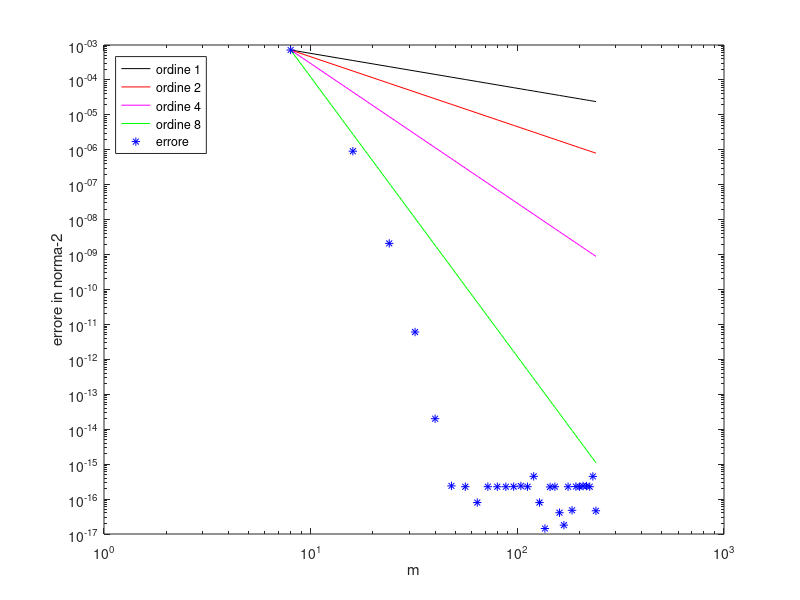

The MATLAB script that drew this image:
%
% equazione
% -u''(x)+u(x) = g(x), -pi <= x < pi
% u(a) = u(b)
% u'(a)=u'(b)
%
close all
clear all
mrif = 256;
m = mrif;
a = -pi;
b = pi;
x = linspace (a, b, m + 1)';
% Butto via l'ultimo punto di "quadratura" (Escluso da ogni calcolo)
x = x(1:m);
g = @(x) 1./(sin (x) + 2);
ghat = fftshift (fft (g(x))) * sqrt (b - a) / m;
%                              aggiungiamo noi l'intervallo
lambda = 1i * 2 * pi * (-m/2:m/2-1)' / (b - a);
% Usare 1i per non sovrascrivere
utilde = ghat./(1-lambda.^2);
u = ifft (ifftshift (utilde)) * m / sqrt(b - a);
% Nota: se mi fossi dimenticato m/sqrt sia sopra che sotto non cambiava niente: l'intervallo di def
% per la valutazione della funzione non importava
% Invece per l'analisi dei coefficienti bisogna ricordarselo, anche per Id di Parseval
% Funzione u già calcolata nei nodi di quadratura
uhatrif = utilde;
% Calcolo dell'ordine
urif = u;
plot(x,u,'*')
pause
%Nota che u(1) =\ u(end): lo avevamo tolto prima
% Possiamo rimetterlo se volessimo
mrange = [8:8:mrif-16];
counter = 0;
for m = mrange
  counter = counter+1;
  x = linspace (a, b, m + 1)';
  x = x(1:m);
  ghat = fftshift (fft (g(x))) * sqrt (b - a) / m;
  lambda = 1i * 2 * pi * (-m/2:m/2-1)' / (b - a);
  utilde = ghat ./ (1 - lambda .^ 2);
  u = ifft (ifftshift (utilde)) * m / sqrt (b - a);
% Corrispondenza fra i coefficienti: devo confrontare i centrati (freq neg e freq positive)
  utilde = [zeros((mrif - m) / 2, 1); utilde; zeros((mrif - m) / 2, 1)];
% Parseval: norma due della differenza dei coefficienti
  errore(counter) = norm (uhatrif-utilde);
end
% Mostriamo la convergenza spettrale: vediamo che converge più velocemente
% di ogni ordine
% con 48 punti raggiungo la precisione di macchina!
% Perciò il problema avrà più derivate periodiche 
loglog(mrange, errore(1) * (mrange / mrange(1)) .^ (-1),'k',...
mrange,errore(1) * (mrange / mrange(1)) .^ (-2),'r',...
mrange,errore(1) * (mrange / mrange(1)) .^ (-4),'m',...
mrange,errore(1) * (mrange / mrange(1)) .^ (-8),'g',mrange, errore, '*b')
xlabel('m')
ylabel('errore in norma-2')
legend('ordine 1','ordine 2','ordine 4','ordine 8','errore',...
'location','NorthWest')
%!demo
%! m = 64;
%! a = -pi;
%! b = pi;
%! g = @(x) 1 ./ (sin (x) + 2);
%! x = linspace (a, b, m + 1)';
%! x = x(1:m);
%! ghat = fftshift (fft (g(x))) * sqrt (b - a) / m;
%! phi = @(j, x) exp(1i*(j-1-m/2)*2*pi*(x-a)/(b-a)) / sqrt(b-a);
%! ghatx = zeros (size (x));
%! for j = 1:m
%!   ghatx = ghatx + ghat(j) * phi(j,x);
%! end
%! ghathat = ifft (ifftshift (ghat)) / sqrt (b - a) * m;
%! plot(x,g(x),x,ghatx,'*',x,ghathat,'o')
%! legend('g(x)','ghat(x)','ghathat')
%! disp('ghathat interpola: massimo errore')
%! norm(ghathat-g(x),inf)
%!demo
%! m = 32;
%! a = -pi;
%! b = pi;
%! g = @(x) 1 ./ (sin (x) + 2);
%! x = linspace (a, b, m + 1)';
%! x = x(1:m);
%! ghat = fftshift (fft (g(x))) * sqrt (b - a) / m;
%! phi = @(j, x) exp(1i*(j-1-m/2)*2*pi*(x-a)/(b-a)) / sqrt(b-a);
%! xtarget = (b - a) * rand (30, 1) + a;
%! ghatxtarget = zeros (size (xtarget));
%! for j = 1:m
%!   ghatxtarget = ghatxtarget + ghat(j) * phi(j,xtarget);
%! end
%! plot(x,g(x),xtarget,real(ghatxtarget),'*')
%! legend('g(x)','ghat(xtarget)')
%! disp('ghat(xtarget) NON interpola: massimo errore')
%! norm(ghatxtarget-g(xtarget),inf)
%! disp('ghat(xtarget) NON reale')
%! ghatxtarget
